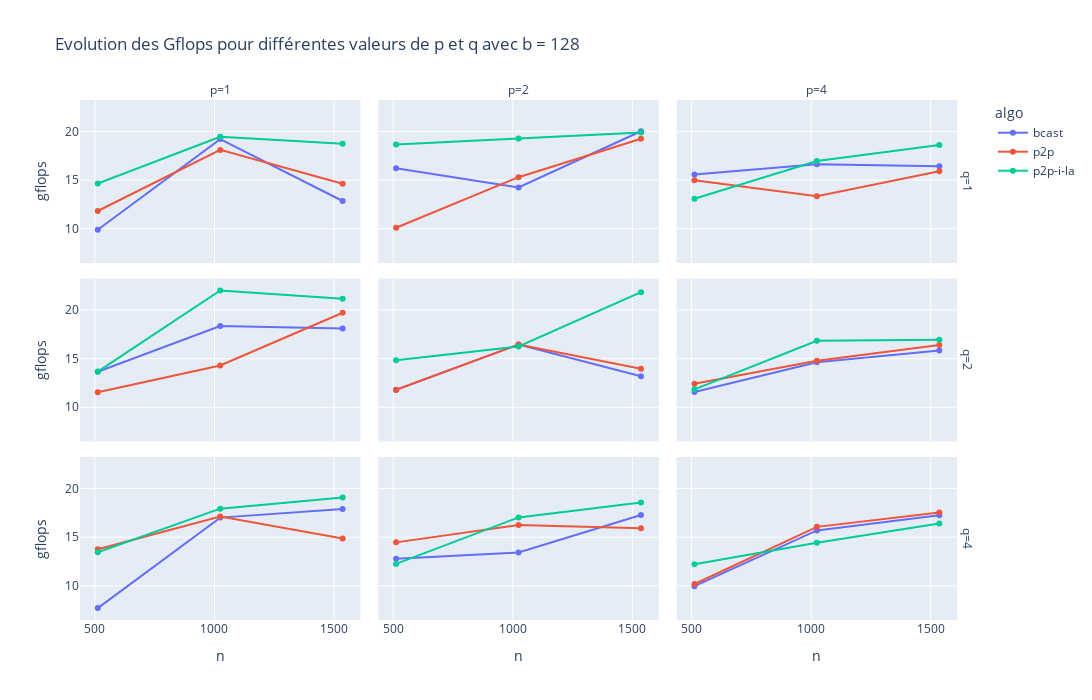

Notebook code for this chart:
### Code cell
plotly.plot(df_b128, kind = 'line', markers = True, x = 'n', y = 'gflops', color ='algo', facet_col = 'p', facet_row = 'q', height = 700, width = 1400, title = 'Evolution des Gflops pour différentes valeurs de p et q avec b = 128')

### Figure 1 — Plotly figure (JSON) as saved in the notebook; plotly's stock layout.template omitted (floating-point values rounded to 4 significant figures)
{"data": [{"hovertemplate": "algo=bcast<br>q=1<br>p=1<br>n=%{x}<br>gflops=%{y}<extra></extra>", "legendgroup": "bcast", "line": {"color": "#636efa", "dash": "solid"}, "marker": {"symbol": "circle"}, "mode": "lines+markers", "name": "bcast", "orientation": "v", "showlegend": true, "type": "scatter", "x": [512, 1024, 1536], "xaxis": "x7", "y": [9.904, 19.22, 12.85], "yaxis": "y7"}, {"hovertemplate": "algo=bcast<br>q=1<br>p=2<br>n=%{x}<br>gflops=%{y}<extra></extra>", "legendgroup": "bcast", "line": {"color": "#636efa", "dash": "solid"}, "marker": {"symbol": "circle"}, "mode": "lines+markers", "name": "bcast", "orientation": "v", "showlegend": false, "type": "scatter", "x": [512, 1024, 1536], "xaxis": "x8", "y": [16.21, 14.25, 20.02], "yaxis": "y8"}, {"hovertemplate": "algo=bcast<br>q=1<br>p=4<br>n=%{x}<br>gflops=%{y}<extra></extra>", "legendgroup": "bcast", "line": {"color": "#636efa", "dash": "solid"}, "marker": {"symbol": "circle"}, "mode": "lines+markers", "name": "bcast", "orientation": "v", "showlegend": false, "type": "scatter", "x": [512, 1024, 1536], "xaxis": "x9", "y": [15.57, 16.64, 16.42], "yaxis": "y9"}, {"hovertemplate": "algo=bcast<br>q=2<br>p=1<br>n=%{x}<br>gflops=%{y}<extra></extra>", "legendgroup": "bcast", "line": {"color": "#636efa", "dash": "solid"}, "marker": {"symbol": "circle"}, "mode": "lines+markers", "name": "bcast", "orientation": "v", "showlegend": false, "type": "scatter", "x": [512, 1024, 1536], "xaxis": "x4", "y": [13.66, 18.35, 18.11], "yaxis": "y4"}, {"hovertemplate": "algo=bcast<br>q=2<br>p=2<br>n=%{x}<br>gflops=%{y}<extra></extra>", "legendgroup": "bcast", "line": {"color": "#636efa", "dash": "solid"}, "marker": {"symbol": "circle"}, "mode": "lines+markers", "name": "bcast", "orientation": "v", "showlegend": false, "type": "scatter", "x": [512, 1024, 1536], "xaxis": "x5", "y": [11.79, 16.46, 13.19], "yaxis": "y5"}, {"hovertemplate": "algo=bcast<br>q=2<br>p=4<br>n=%{x}<br>gflops=%{y}<extra></extra>", "legendgroup": "bcast", "line": {"color": "#636efa", "dash": "solid"}, "marker": {"symbol": "circle"}, "mode": "lines+markers", "name": "bcast", "orientation": "v", "showlegend": false, "type": "scatter", "x": [512, 1024, 1536], "xaxis": "x6", "y": [11.57, 14.63, 15.84], "yaxis": "y6"}, {"hovertemplate": "algo=bcast<br>q=4<br>p=1<br>n=%{x}<br>gflops=%{y}<extra></extra>", "legendgroup": "bcast", "line": {"color": "#636efa", "dash": "solid"}, "marker": {"symbol": "circle"}, "mode": "lines+markers", "name": "bcast", "orientation": "v", "showlegend": false, "type": "scatter", "x": [512, 1024, 1536], "xaxis": "x", "y": [7.708, 17.01, 17.9], "yaxis": "y"}, {"hovertemplate": "algo=bcast<br>q=4<br>p=2<br>n=%{x}<br>gflops=%{y}<extra></extra>", "legendgroup": "bcast", "line": {"color": "#636efa", "dash": "solid"}, "marker": {"symbol": "circle"}, "mode": "lines+markers", "name": "bcast", "orientation": "v", "showlegend": false, "type": "scatter", "x": [512, 1024, 1536], "xaxis": "x2", "y": [12.79, 13.43, 17.28], "yaxis": "y2"}, {"hovertemplate": "algo=bcast<br>q=4<br>p=4<br>n=%{x}<br>gflops=%{y}<extra></extra>", "legendgroup": "bcast", "line": {"color": "#636efa", "dash": "solid"}, "marker": {"symbol": "circle"}, "mode": "lines+markers", "name": "bcast", "orientation": "v", "showlegend": false, "type": "scatter", "x": [512, 1024, 1536], "xaxis": "x3", "y": [9.968, 15.69, 17.25], "yaxis": "y3"}, {"hovertemplate": "algo=p2p<br>q=1<br>p=1<br>n=%{x}<br>gflops=%{y}<extra></extra>", "legendgroup": "p2p", "line": {"color": "#EF553B", "dash": "solid"}, "marker": {"symbol": "circle"}, "mode": "lines+markers", "name": "p2p", "orientation": "v", "showlegend": true, "type": "scatter", "x": [512, 1024, 1536], "xaxis": "x7", "y": [11.83, 18.11, 14.63], "yaxis": "y7"}, {"hovertemplate": "algo=p2p<br>q=1<br>p=2<br>n=%{x}<br>gflops=%{y}<extra></extra>", "legendgroup": "p2p", "line": {"color": "#EF553B", "dash": "solid"}, "marker": {"symbol": "circle"}, "mode": "lines+markers", "name": "p2p", "orientation": "v", "showlegend": false, "type": "scatter", "x": [512, 1024, 1536], "xaxis": "x8", "y": [10.1, 15.3, 19.25], "yaxis": "y8"}, {"hovertemplate": "algo=p2p<br>q=1<br>p=4<br>n=%{x}<br>gflops=%{y}<extra></extra>", "legendgroup": "p2p", "line": {"color": "#EF553B", "dash": "solid"}, "marker": {"symbol": "circle"}, "mode": "lines+markers", "name": "p2p", "orientation": "v", "showlegend": false, "type": "scatter", "x": [512, 1024, 1536], "xaxis": "x9", "y": [14.99, 13.33, 15.92], "yaxis": "y9"}, {"hovertemplate": "algo=p2p<br>q=2<br>p=1<br>n=%{x}<br>gflops=%{y}<extra></extra>", "legendgroup": "p2p", "line": {"color": "#EF553B", "dash": "solid"}, "marker": {"symbol": "circle"}, "mode": "lines+markers", "name": "p2p", "orientation": "v", "showlegend": false, "type": "scatter", "x": [512, 1024, 1536], "xaxis": "x4", "y": [11.55, 14.3, 19.72], "yaxis": "y4"}, {"hovertemplate": "algo=p2p<br>q=2<br>p=2<br>n=%{x}<br>gflops=%{y}<extra></extra>", "legendgroup": "p2p", "line": {"color": "#EF553B", "dash": "solid"}, "marker": {"symbol": "circle"}, "mode": "lines+markers", "name": "p2p", "orientation": "v", "showlegend": false, "type": "scatter", "x": [512, 1024, 1536], "xaxis": "x5", "y": [11.81, 16.45, 13.97], "yaxis": "y5"}, {"hovertemplate": "algo=p2p<br>q=2<br>p=4<br>n=%{x}<br>gflops=%{y}<extra></extra>", "legendgroup": "p2p", "line": {"color": "#EF553B", "dash": "solid"}, "marker": {"symbol": "circle"}, "mode": "lines+markers", "name": "p2p", "orientation": "v", "showlegend": false, "type": "scatter", "x": [512, 1024, 1536], "xaxis": "x6", "y": [12.42, 14.78, 16.41], "yaxis": "y6"}, {"hovertemplate": "algo=p2p<br>q=4<br>p=1<br>n=%{x}<br>gflops=%{y}<extra></extra>", "legendgroup": "p2p", "line": {"color": "#EF553B", "dash": "solid"}, "marker": {"symbol": "circle"}, "mode": "lines+markers", "name": "p2p", "orientation": "v", "showlegend": false, "type": "scatter", "x": [512, 1024, 1536], "xaxis": "x", "y": [13.77, 17.14, 14.86], "yaxis": "y"}, {"hovertemplate": "algo=p2p<br>q=4<br>p=2<br>n=%{x}<br>gflops=%{y}<extra></extra>", "legendgroup": "p2p", "line": {"color": "#EF553B", "dash": "solid"}, "marker": {"symbol": "circle"}, "mode": "lines+markers", "name": "p2p", "orientation": "v", "showlegend": false, "type": "scatter", "x": [512, 1024, 1536], "xaxis": "x2", "y": [14.47, 16.26, 15.93], "yaxis": "y2"}, {"hovertemplate": "algo=p2p<br>q=4<br>p=4<br>n=%{x}<br>gflops=%{y}<extra></extra>", "legendgroup": "p2p", "line": {"color": "#EF553B", "dash": "solid"}, "marker": {"symbol": "circle"}, "mode": "lines+markers", "name": "p2p", "orientation": "v", "showlegend": false, "type": "scatter", "x": [512, 1024, 1536], "xaxis": "x3", "y": [10.19, 16.06, 17.54], "yaxis": "y3"}, {"hovertemplate": "algo=p2p-i-la<br>q=1<br>p=1<br>n=%{x}<br>gflops=%{y}<extra></extra>", "legendgroup": "p2p-i-la", "line": {"color": "#00cc96", "dash": "solid"}, "marker": {"symbol": "circle"}, "mode": "lines+markers", "name": "p2p-i-la", "orientation": "v", "showlegend": true, "type": "scatter", "x": [512, 1024, 1536], "xaxis": "x7", "y": [14.65, 19.46, 18.75], "yaxis": "y7"}, {"hovertemplate": "algo=p2p-i-la<br>q=1<br>p=2<br>n=%{x}<br>gflops=%{y}<extra></extra>", "legendgroup": "p2p-i-la", "line": {"color": "#00cc96", "dash": "solid"}, "marker": {"symbol": "circle"}, "mode": "lines+markers", "name": "p2p-i-la", "orientation": "v", "showlegend": false, "type": "scatter", "x": [512, 1024, 1536], "xaxis": "x8", "y": [18.67, 19.27, 19.9], "yaxis": "y8"}, {"hovertemplate": "algo=p2p-i-la<br>q=1<br>p=4<br>n=%{x}<br>gflops=%{y}<extra></extra>", "legendgroup": "p2p-i-la", "line": {"color": "#00cc96", "dash": "solid"}, "marker": {"symbol": "circle"}, "mode": "lines+markers", "name": "p2p-i-la", "orientation": "v", "showlegend": false, "type": "scatter", "x": [512, 1024, 1536], "xaxis": "x9", "y": [13.09, 16.96, 18.6], "yaxis": "y9"}, {"hovertemplate": "algo=p2p-i-la<br>q=2<br>p=1<br>n=%{x}<br>gflops=%{y}<extra></extra>", "legendgroup": "p2p-i-la", "line": {"color": "#00cc96", "dash": "solid"}, "marker": {"symbol": "circle"}, "mode": "lines+markers", "name": "p2p-i-la", "orientation": "v", "showlegend": false, "type": "scatter", "x": [512, 1024, 1536], "xaxis": "x4", "y": [13.67, 22.02, 21.15], "yaxis": "y4"}, {"hovertemplate": "algo=p2p-i-la<br>q=2<br>p=2<br>n=%{x}<br>gflops=%{y}<extra></extra>", "legendgroup": "p2p-i-la", "line": {"color": "#00cc96", "dash": "solid"}, "marker": {"symbol": "circle"}, "mode": "lines+markers", "name": "p2p-i-la", "orientation": "v", "showlegend": false, "type": "scatter", "x": [512, 1024, 1536], "xaxis": "x5", "y": [14.84, 16.26, 21.84], "yaxis": "y5"}, {"hovertemplate": "algo=p2p-i-la<br>q=2<br>p=4<br>n=%{x}<br>gflops=%{y}<extra></extra>", "legendgroup": "p2p-i-la", "line": {"color": "#00cc96", "dash": "solid"}, "marker": {"symbol": "circle"}, "mode": "lines+markers", "name": "p2p-i-la", "orientation": "v", "showlegend": false, "type": "scatter", "x": [512, 1024, 1536], "xaxis": "x6", "y": [11.84, 16.83, 16.95], "yaxis": "y6"}, {"hovertemplate": "algo=p2p-i-la<br>q=4<br>p=1<br>n=%{x}<br>gflops=%{y}<extra></extra>", "legendgroup": "p2p-i-la", "line": {"color": "#00cc96", "dash": "solid"}, "marker": {"symbol": "circle"}, "mode": "lines+markers", "name": "p2p-i-la", "orientation": "v", "showlegend": false, "type": "scatter", "x": [512, 1024, 1536], "xaxis": "x", "y": [13.46, 17.93, 19.08], "yaxis": "y"}, {"hovertemplate": "algo=p2p-i-la<br>q=4<br>p=2<br>n=%{x}<br>gflops=%{y}<extra></extra>", "legendgroup": "p2p-i-la", "line": {"color": "#00cc96", "dash": "solid"}, "marker": {"symbol": "circle"}, "mode": "lines+markers", "name": "p2p-i-la", "orientation": "v", "showlegend": false, "type": "scatter", "x": [512, 1024, 1536], "xaxis": "x2", "y": [12.25, 17.03, 18.56], "yaxis": "y2"}, {"hovertemplate": "algo=p2p-i-la<br>q=4<br>p=4<br>n=%{x}<br>gflops=%{y}<extra></extra>", "legendgroup": "p2p-i-la", "line": {"color": "#00cc96", "dash": "solid"}, "marker": {"symbol": "circle"}, "mode": "lines+markers", "name": "p2p-i-la", "orientation": "v", "showlegend": false, "type": "scatter", "x": [512, 1024, 1536], "xaxis": "x3", "y": [12.22, 14.43, 16.41], "yaxis": "y3"}], "layout": {"annotations": [{"font": {}, "showarrow": false, "text": "p=1", "x": 0.1567, "xanchor": "center", "xref": "paper", "y": 1.0, "yanchor": "bottom", "yref": "paper"}, {"font": {}, "showarrow": false, "text": "p=2", "x": 0.49, "xanchor": "center", "xref": "paper", "y": 1.0, "yanchor": "bottom", "yref": "paper"}, {"font": {}, "showarrow": false, "text": "p=4", "x": 0.8233, "xanchor": "center", "xref": "paper", "y": 1.0, "yanchor": "bottom", "yref": "paper"}, {"font": {}, "showarrow": false, "text": "q=4", "textangle": 90, "x": 0.98, "xanchor": "left", "xref": "paper", "y": 0.1567, "yanchor": "middle", "yref": "paper"}, {"font": {}, "showarrow": false, "text": "q=2", "textangle": 90, "x": 0.98, "xanchor": "left", "xref": "paper", "y": 0.5, "yanchor": "middle", "yref": "paper"}, {"font": {}, "showarrow": false, "text": "q=1", "textangle": 90, "x": 0.98, "xanchor": "left", "xref": "paper", "y": 0.8433, "yanchor": "middle", "yref": "paper"}], "height": 700, "legend": {"title": {"text": "algo"}, "tracegroupgap": 0}, "title": {"text": "Evolution des Gflops pour différentes valeurs de p et q avec b = 128"}, "width": 1400, "xaxis": {"anchor": "y", "domain": [0, 0.3133], "title": {"text": "n"}}, "xaxis2": {"anchor": "y2", "domain": [0.3333, 0.6467], "matches": "x", "title": {"text": "n"}}, "xaxis3": {"anchor": "y3", "domain": [0.6667, 0.98], "matches": "x", "title": {"text": "n"}}, "xaxis4": {"anchor": "y4", "domain": [0, 0.3133], "matches": "x", "showticklabels": false}, "xaxis5": {"anchor": "y5", "domain": [0.3333, 0.6467], "matches": "x", "showticklabels": false}, "xaxis6": {"anchor": "y6", "domain": [0.6667, 0.98], "matches": "x", "showticklabels": false}, "xaxis7": {"anchor": "y7", "domain": [0, 0.3133], "matches": "x", "showticklabels": false}, "xaxis8": {"anchor": "y8", "domain": [0.3333, 0.6467], "matches": "x", "showticklabels": false}, "xaxis9": {"anchor": "y9", "domain": [0.6667, 0.98], "matches": "x", "showticklabels": false}, "yaxis": {"anchor": "x", "domain": [0, 0.3133], "title": {"text": "gflops"}}, "yaxis2": {"anchor": "x2", "domain": [0, 0.3133], "matches": "y", "showticklabels": false}, "yaxis3": {"anchor": "x3", "domain": [0, 0.3133], "matches": "y", "showticklabels": false}, "yaxis4": {"anchor": "x4", "domain": [0.3433, 0.6567], "matches": "y", "title": {"text": "gflops"}}, "yaxis5": {"anchor": "x5", "domain": [0.3433, 0.6567], "matches": "y", "showticklabels": false}, "yaxis6": {"anchor": "x6", "domain": [0.3433, 0.6567], "matches": "y", "showticklabels": false}, "yaxis7": {"anchor": "x7", "domain": [0.6867, 1.0], "matches": "y", "title": {"text": "gflops"}}, "yaxis8": {"anchor": "x8", "domain": [0.6867, 1.0], "matches": "y", "showticklabels": false}, "yaxis9": {"anchor": "x9", "domain": [0.6867, 1.0], "matches": "y", "showticklabels": false}}}
